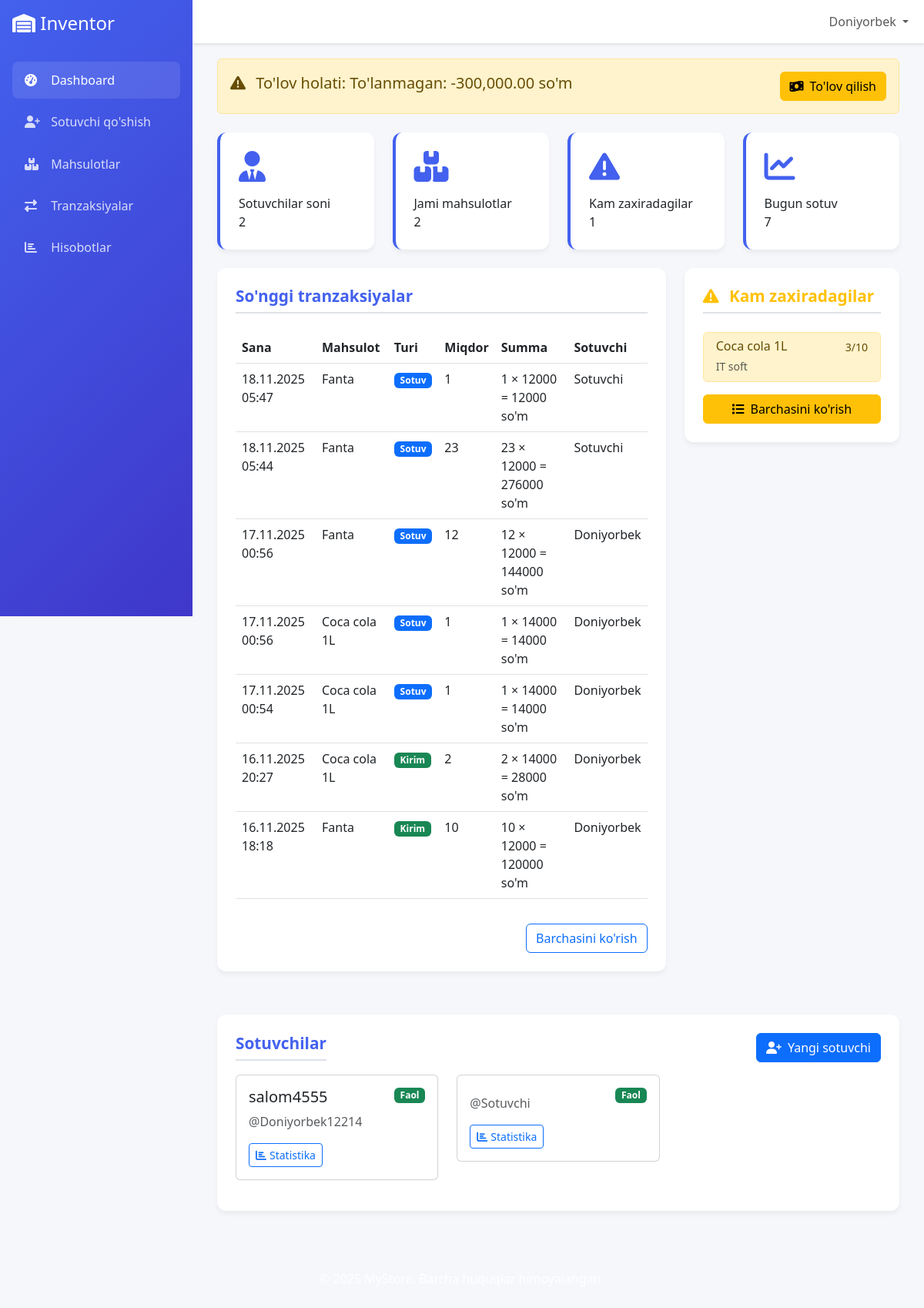
The page /warehouse-manager/dashboard/ (signed in) on the database its author committed.
### inventor/models.py (models this page shows, shortened)
class Transaction(models.Model):
    TRANSACTION_TYPES = (
        ('IN', 'Kirim'),
        ('OUT_SALE', 'Sotuv'),
        ('OUT_DAMAGED', 'Buzilgan'),
        ('OUT_EXPIRED', 'Yaroqsiz'),
    )
    PAYMENT_TYPES = (
        ('CASH', 'Naqd'),
        ('DEBT', 'Qarz'),
        ('CARD', 'Karta'),
    )
    product = models.ForeignKey(Product, on_delete=models.CASCADE)
    warehouse = models.ForeignKey(Warehouse, on_delete=models.CASCADE)
    transaction_type = models.CharField(max_length=20, choices=TRANSACTION_TYPES)
    quantity = models.PositiveIntegerField()
    date = models.DateTimeField(auto_now_add=True)
    user = models.ForeignKey(User, on_delete=models.SET_NULL, null=True)
    description = models.TextField(blank=True)
    payment_type = models.CharField(max_length=10, choices=PAYMENT_TYPES, default='CASH')
    customer_name = models.CharField(max_length=100, blank=True)

class Warehouse(models.Model):
    name = models.CharField(max_length=100)
    location = models.CharField(max_length=200)
    created_at = models.DateTimeField(auto_now_add=True)

### products/models.py (models this page shows, shortened)
class Product(models.Model):
    UNIT_CHOICES = (
        ('kg', 'kg'),
        ('box', 'Karopka'),
        ('l', 'Litr'),
        ('m', 'Metr'),
        ('ton', 'Tonna'),
        ('piece', 'Dona'),
        ('pack', 'Pochka'),
    )
    name = models.CharField(max_length=100)
    category = models.ForeignKey(Category, on_delete=models.CASCADE, related_name="products")
    barcode = models.CharField(max_length=50, unique=True, blank=True, null=True)
    description = models.TextField(blank=True)
    price = models.DecimalField(max_digits=10, decimal_places=2)
    image = models.ImageField(upload_to='products/', null=True, blank=True)
    min_stock = models.PositiveIntegerField(default=0)
    stock_quantity = models.PositiveIntegerField(default=0)
    unit = models.CharField(max_length=10, choices=UNIT_CHOICES, default='piece')
    created_at = models.DateTimeField(auto_now_add=True)
    updated_at = models.DateTimeField(auto_now=True)
    supplier = models.ForeignKey('inventor.Supplier', on_delete=models.SET_NULL, null=True, blank=True)
    warehouse = models.ForeignKey('inventor.Warehouse', on_delete=models.CASCADE, null=True, blank=True)
    class Meta:
        ordering = ['name']

### users/models.py (models this page shows, shortened)
class UserRole(models.Model):
    ROLE_CHOICES = (
        ('ADMIN', 'Admin'),
        ('WAREHOUSE_MANAGER', 'Ombor xo\'jayini'),
        ('SELLER', 'Sotuvchi'),
    )
    user = models.OneToOneField(User, on_delete=models.CASCADE)
    role = models.CharField(max_length=20, choices=ROLE_CHOICES)
    warehouse = models.ForeignKey('inventor.Warehouse', on_delete=models.CASCADE, null=True, blank=True)
    created_at = models.DateTimeField(auto_now_add=True)

### users/views.py (the view)
    def wrapper(request, *args, **kwargs):
        if not request.user.is_authenticated:
            return redirect('login')
        try:
            if request.user.userrole.role in ['ADMIN', 'WAREHOUSE_MANAGER']:
                return view_func(request, *args, **kwargs)
        except UserRole.DoesNotExist:
            pass
        messages.error(request, "Sizga bu sahifaga kirish uchun ruxsat yo'q!")
        return redirect('dashboard')

### templates/users/warehouse_manager_dashboard.html (shortened to what this page needs)
{% extends 'base.html' %}
{% load math_filters %}
{% block content %}
<div class="container-fluid">
    <div class="alert {% if payment_status.status == 'paid' %}alert-success{% else %}alert-warning{% endif %} mb-4">
        <div class="d-flex justify-content-between align-items-center">
            <div>
                <h5 class="alert-heading">
                    <i class="fas {% if payment_status.status == 'paid' %}fa-check-circle{% else %}fa-exclamation-triangle{% endif %} me-2"></i>
                    To'lov holati: {{ payment_status.message }}
                </h5>
            </div>
            <a href="{% url 'users:payment_management' %}" class="btn {% if payment_status.status == 'paid' %}btn-outline-success{% else %}btn-warning{% endif %}">
                <i class="fas fa-money-bill-wave me-2"></i>To'lov qilish
            </a>
        </div>
    </div>
    <div class="row g-4 mb-4">
        <div class="col-md-3 col-sm-6">
            <div class="stat-card">
                <i class="fas fa-user-tie"></i>
                <div class="card-title">Sotuvchilar soni</div>
                <div class="card-value">{{ sellers.count }}</div>
            </div>
        </div>
        <div class="col-md-3 col-sm-6">
            <div class="stat-card">
                <i class="fas fa-boxes"></i>
                <div class="card-title">Jami mahsulotlar</div>
                <div class="card-value">{{ total_products }}</div>
            </div>
        </div>
        <div class="col-md-3 col-sm-6">
            <div class="stat-card">
                <i class="fas fa-exclamation-triangle"></i>
                <div class="card-title">Kam zaxiradagilar</div>
                <div class="card-value">{{ low_stock_products.count }}</div>
            </div>
        </div>
        <div class="col-md-3 col-sm-6">
            <div class="stat-card">
                <i class="fas fa-chart-line"></i>
                <div class="card-title">Bugun sotuv</div>
                <div class="card-value">{% widthratio recent_transactions.count 1 1 %}</div>
            </div>
        </div>
    </div>
    <div class="row g-4">
        <div class="col-lg-8">
            <div class="table-container">
                <h3 class="section-title">So'nggi tranzaksiyalar</h3>
                <div class="table-responsive">
                    <table class="table table-hover">
                        <thead>
                            <tr>
                                <th>Sana</th>
                                <th>Mahsulot</th>
                                <th>Turi</th>
                                <th>Miqdor</th>
                                <th>Summa</th>
                                <th>Sotuvchi</th>
                            </tr>
                        </thead>
                        <tbody>
                            {% for transaction in recent_transactions %}
                            <tr>
                                <td>{{ transaction.date|date:"d.m.Y H:i" }}</td>
                                <td>{{ transaction.product.name }}</td>
                                <td>
                                    {% if transaction.transaction_type == 'IN' %}
                                        <span class="badge bg-success">Kirim</span>
                                    {% else %}
                                        <span class="badge bg-primary">Sotuv</span>
                                    {% endif %}
                                </td>
                                <td>{{ transaction.quantity }}</td>
                                <td>{{ transaction.quantity|floatformat:0 }} × {{ transaction.product.price|floatformat:0 }} = {{ transaction.quantity|multiply:transaction.product.price|floatformat:0 }} so'm</td>
                                <td>{{ transaction.user.username }}</td>
                            </tr>
                            {% empty %}
                            <tr>
                                <td colspan="6" class="text-center text-muted">Hozircha tranzaksiyalar mavjud emas</td>
                            </tr>
                            {% endfor %}
                        </tbody>
                    </table>
                </div>
                <div class="d-flex justify-content-end mt-3">
                    <a href="{% url 'inventor:transaction_history' %}" class="btn btn-outline-primary">Barchasini ko'rish</a>
                </div>
            </div>
        </div>
        <div class="col-lg-4">
            <div class="table-container">
                <h3 class="section-title text-warning">
                    <i class="fas fa-exclamation-triangle me-2"></i>
                    Kam zaxiradagilar
                </h3>
                <div class="list-group">
                    {% for product in low_stock_products %}
                    <div class="list-group-item list-group-item-warning">
                        <div class="d-flex w-100 justify-content-between">
                            <h6 class="mb-1">{{ product.name }}</h6>
                            <small>{{ product.stock_quantity }}/{{ product.min_stock }}</small>
                        </div>
                        <small class="text-muted">{{ product.warehouse.name }}</small>
                    </div>
                    {% empty %}
                    <div class="text-center text-muted py-3">
                        Kam zaxiradagi mahsulotlar yo'q
                    </div>
                    {% endfor %}
                </div>
                <div class="mt-3">
                    <a href="{% url 'products:low_stock_products' %}" class="btn btn-warning w-100">
                        <i class="fas fa-list me-2"></i>Barchasini ko'rish
                    </a>
                </div>
            </div>
        </div>
    </div>
    <div class="row mt-4">
        <div class="col-12">
            <div class="table-container">
                <div class="d-flex justify-content-between align-items-center mb-3">
                    <h3 class="section-title mb-0">Sotuvchilar</h3>
                    <a href="{% url 'users:create_seller' %}" class="btn btn-primary">
                        <i class="fas fa-user-plus me-2"></i>Yangi sotuvchi
                    </a>
                </div>
                <div class="row">
                    {% for seller in sellers %}
                    <div class="col-md-4 mb-3">
                        <div class="card">
                            <div class="card-body">
                                <div class="d-flex justify-content-between align-items-start">
                                    <div>
                                        <h5 class="card-title">{{ seller.user.first_name }}</h5>
                                        <p class="card-text text-muted">@{{ seller.user.username }}</p>
                                    </div>
                                    <span class="badge bg-success">Faol</span>
                                </div>
                                <div class="mt-3">
                                    <a href="{% url 'users:seller_statistics' seller.user.id %}" class="btn btn-outline-primary btn-sm">
                                        <i class="fas fa-chart-bar me-1"></i>Statistika
                                    </a>
                                </div>
                            </div>
                        </div>
                    </div>
                    {% endfor %}
                </div>
            </div>
        </div>
    </div>
</div>
{% endblock %}

### templates/includes/header.html (shortened to what this page needs)
<div class="sidebar">
    <div class="p-3">
        <h4 class="text-white mb-0">
            <i class="fas fa-warehouse"></i>
            <span class="sidebar-brand-text">Inventor</span>
        </h4>
    </div>
    <nav class="nav flex-column p-3">
        {% if user.is_authenticated %}
            {% if user.userrole.role == 'ADMIN' %}
                <a class="nav-link {% if request.resolver_match.url_name == 'admin_dashboard' %}active{% endif %}" href="{% url 'users:admin_dashboard' %}">
                    <i class="fas fa-tachometer-alt"></i>
                    <span>Boshqaruv paneli</span>
                </a>
                <a class="nav-link" href="{% url 'users:create_warehouse_manager' %}">
                    <i class="fas fa-user-plus"></i>
                    <span>Ombor qo'shish</span>
                </a>
                <a class="nav-link" href="{% url 'users:payment_management' %}">
                    <i class="fas fa-money-bill-wave"></i>
                    <span>To'lovlar</span>
                </a>
            {% elif user.userrole.role == 'WAREHOUSE_MANAGER' %}
                <a class="nav-link {% if request.resolver_match.url_name == 'warehouse_manager_dashboard' %}active{% endif %}" href="{% url 'users:warehouse_manager_dashboard' %}">
                    <i class="fas fa-tachometer-alt"></i>
                    <span>Dashboard</span>
                </a>
                <a class="nav-link" href="{% url 'users:create_seller' %}">
                    <i class="fas fa-user-plus"></i>
                    <span>Sotuvchi qo'shish</span>
                </a>
            {% elif user.userrole.role == 'SELLER' %}
                <a class="nav-link {% if request.resolver_match.url_name == 'seller_dashboard' %}active{% endif %}" href="{% url 'users:seller_dashboard' %}">
                    <i class="fas fa-tachometer-alt"></i>
                    <span>Dashboard</span>
                </a>
            {% endif %}
            <a class="nav-link" href="{% url 'products:product_list' %}">
                <i class="fas fa-boxes"></i>
                <span>Mahsulotlar</span>
            </a>
            <a class="nav-link" href="{% url 'inventor:transaction_history' %}">
                <i class="fas fa-exchange-alt"></i>
                <span>Tranzaksiyalar</span>
            </a>
            <a class="nav-link" href="{% url 'inventor:report_list' %}">
                <i class="fas fa-chart-bar"></i>
                <span>Hisobotlar</span>
            </a>
        {% endif %}
    </nav>
</div>
<nav class="navbar navbar-expand-lg navbar-custom">
    <div class="container-fluid">
        <div class="collapse navbar-collapse" id="navbarContent">
            <ul class="navbar-nav ms-auto mb-2 mb-lg-0">
                {% if user.is_authenticated %}
                    <li class="nav-item dropdown">
                        <a class="nav-link dropdown-toggle" href="#" id="navbarDropdown" role="button" data-bs-toggle="dropdown">
                            {{ user.username }}
                        </a>
                    </li>
                {% else %}
                    <li class="nav-item">
                        <a class="nav-link" href="{% url 'users:login' %}">Kirish</a>
                    </li>
                {% endif %}
            </ul>
        </div>
    </div>
</nav>

### rows shown on the page
Transaction: transaction_type "Sotuv"
Transaction: transaction_type "Sotuv"
Transaction: transaction_type "Sotuv"
Transaction: transaction_type "Sotuv"
Transaction: transaction_type "Sotuv"
Transaction: transaction_type "Kirim"
Transaction: transaction_type "Kirim"
Product: name "Coca cola 1L", stock_quantity "3", min_stock "10", warehouse.name "IT soft"
UserRole: user.first_name "salom4555", user.username "Doniyorbek12214"
UserRole: user.username "Sotuvchi"

### other values the page prints
{{ user.username }} "Doniyorbek"
{{ payment_status.message }} "To'lanmagan: -300,000.00 so'm"
{{ sellers.count }} "2"
{{ total_products }} "2"
{{ low_stock_products.count }} "1"
